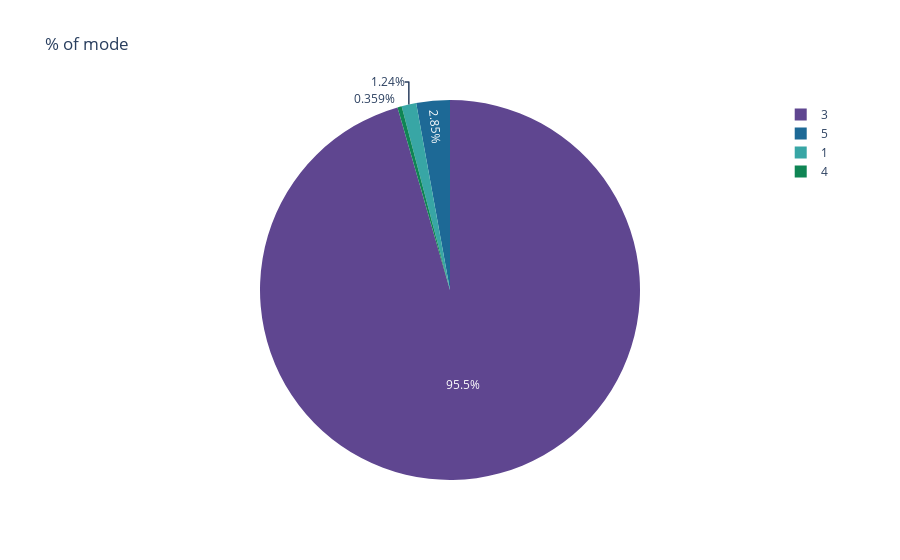

Notebook code for this chart:
### Markdown cell above
#### time_signature

### Code cell
mdf = pd.DataFrame({"ts":[4, 5, 3, 1], "count" :df.groupby("time_signature")["time_signature"].count()})
fig = px.pie(mdf,values='count', names='ts', title='% of mode' ,color_discrete_sequence = px.colors.qualitative.Prism)
fig.show()

### Figure 1 — Plotly figure (JSON) as saved in the notebook; plotly's stock layout.template omitted (floating-point values rounded to 4 significant figures)
{"data": [{"domain": {"x": [0, 1], "y": [0, 1]}, "hovertemplate": "ts=%{label}<br>count=%{value}<extra></extra>", "labels": [4, 5, 3, 1], "legendgroup": "", "name": "", "showlegend": true, "type": "pie", "values": [114, 905, 30314, 395]}], "layout": {"legend": {"tracegroupgap": 0}, "piecolorway": ["rgb(95, 70, 144)", "rgb(29, 105, 150)", "rgb(56, 166, 165)", "rgb(15, 133, 84)", "rgb(115, 175, 72)", "rgb(237, 173, 8)", "rgb(225, 124, 5)", "rgb(204, 80, 62)", "rgb(148, 52, 110)", "rgb(111, 64, 112)", "rgb(102, 102, 102)"], "title": {"text": "% of mode"}}}
